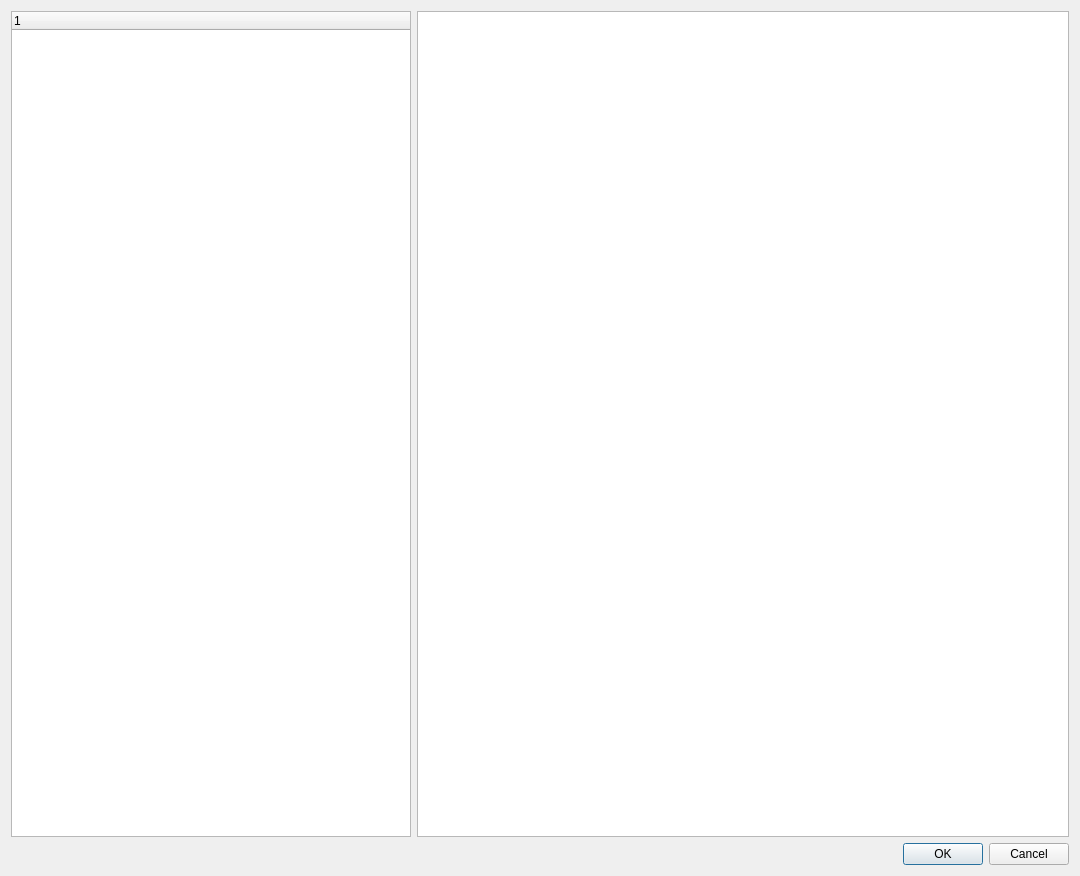
<?xml version="1.0" encoding="UTF-8"?>
<ui version="4.0">
 <class>DataBaseInfoDialog</class>
 <widget class="QDialog" name="DataBaseInfoDialog">
  <property name="geometry">
   <rect>
    <x>0</x>
    <y>0</y>
    <width>1080</width>
    <height>876</height>
   </rect>
  </property>
  <property name="windowTitle">
   <string>Dialog</string>
  </property>
  <layout class="QGridLayout" name="gridLayout">
   <item row="0" column="0">
    <layout class="QHBoxLayout" name="horizontalLayout_2">
     <item>
      <widget class="QTreeWidget" name="treeWidget">
       <property name="maximumSize">
        <size>
         <width>400</width>
         <height>16777215</height>
        </size>
       </property>
       <column>
        <property name="text">
         <string notr="true">1</string>
        </property>
       </column>
      </widget>
     </item>
     <item>
      <widget class="QTableView" name="tableView"/>
     </item>
    </layout>
   </item>
   <item row="1" column="0">
    <layout class="QHBoxLayout" name="horizontalLayout">
     <item>
      <spacer name="horizontalSpacer">
       <property name="orientation">
        <enum>Qt::Horizontal</enum>
       </property>
       <property name="sizeHint" stdset="0">
        <size>
         <width>40</width>
         <height>20</height>
        </size>
       </property>
      </spacer>
     </item>
     <item>
      <widget class="QDialogButtonBox" name="buttonBox">
       <property name="orientation">
        <enum>Qt::Horizontal</enum>
       </property>
       <property name="standardButtons">
        <set>QDialogButtonBox::Cancel|QDialogButtonBox::Ok</set>
       </property>
      </widget>
     </item>
    </layout>
   </item>
  </layout>
 </widget>
 <resources/>
 <connections>
  <connection>
   <sender>buttonBox</sender>
   <signal>accepted()</signal>
   <receiver>DataBaseInfoDialog</receiver>
   <slot>accept()</slot>
   <hints>
    <hint type="sourcelabel">
     <x>248</x>
     <y>254</y>
    </hint>
    <hint type="destinationlabel">
     <x>157</x>
     <y>274</y>
    </hint>
   </hints>
  </connection>
  <connection>
   <sender>buttonBox</sender>
   <signal>rejected()</signal>
   <receiver>DataBaseInfoDialog</receiver>
   <slot>reject()</slot>
   <hints>
    <hint type="sourcelabel">
     <x>316</x>
     <y>260</y>
    </hint>
    <hint type="destinationlabel">
     <x>286</x>
     <y>274</y>
    </hint>
   </hints>
  </connection>
 </connections>
</ui>
